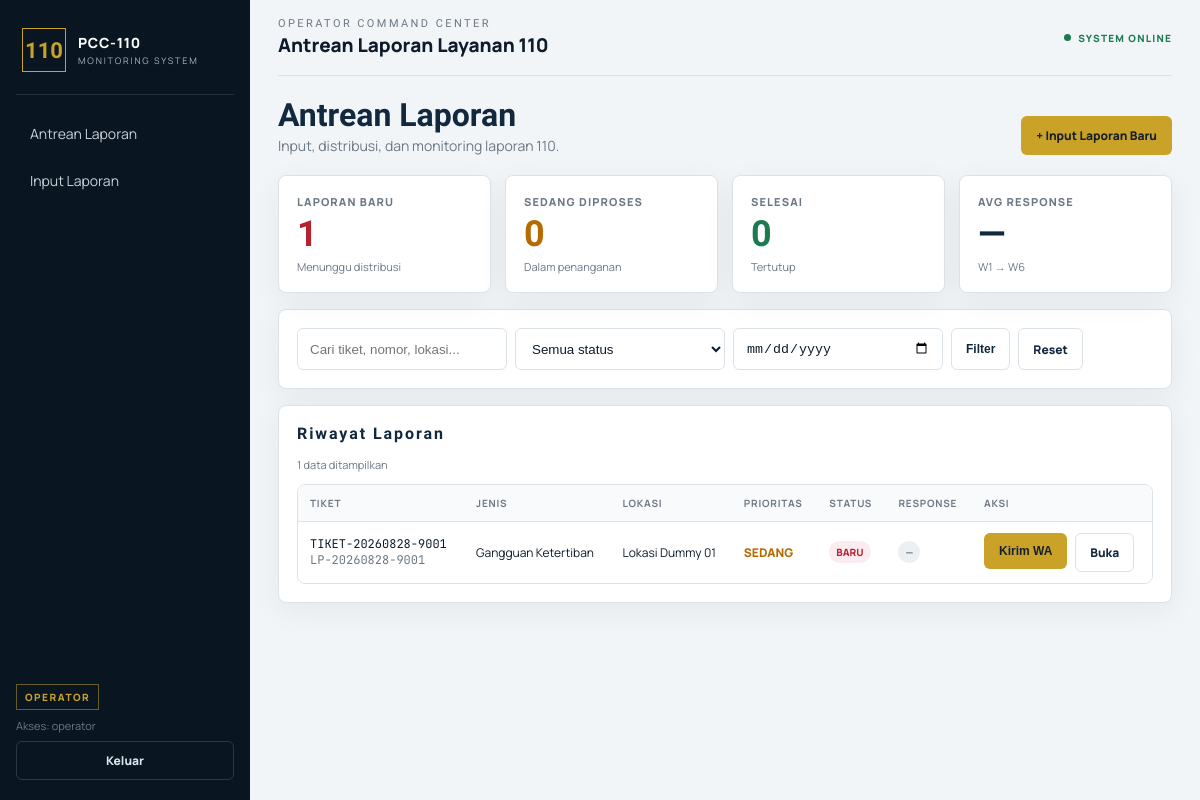
Page /operator/dashboard.php (signed in) on the committed database.
### tables this page shows
CREATE TABLE IF NOT EXISTS laporan (
  id INT AUTO_INCREMENT PRIMARY KEY,
  tiket VARCHAR(30) NOT NULL UNIQUE,
  nomor_laporan VARCHAR(30) NOT NULL UNIQUE,
  token_akses VARCHAR(64) NOT NULL UNIQUE,
  lokasi TEXT NOT NULL,
  jenis_kejadian VARCHAR(100) NOT NULL,
  prioritas ENUM('tinggi','sedang','rendah') NOT NULL,
  deskripsi TEXT NULL,
  waktu_laporan DATETIME NOT NULL,
  waktu_input DATETIME NOT NULL,
  waktu_kirim DATETIME NULL,
  waktu_buka DATETIME NULL,
  waktu_berangkat DATETIME NULL,
  waktu_tiba DATETIME NULL,
  waktu_selesai DATETIME NULL,
  hasil TEXT NULL,
  tanda_tangan VARCHAR(255) NULL,
  status ENUM('baru','proses','selesai') NOT NULL DEFAULT 'baru',
  regu_id INT NULL,
  created_at TIMESTAMP DEFAULT CURRENT_TIMESTAMP,
  INDEX idx_laporan_status(status),
  INDEX idx_laporan_created(created_at),
  INDEX idx_laporan_prioritas(prioritas),
  CONSTRAINT fk_laporan_regu FOREIGN KEY (regu_id) REFERENCES regu(id) ON DELETE SET NULL
);

### includes/auth.php (called while the page is built, shortened)
<?php
require_once __DIR__ . '/db.php';
require_once __DIR__ . '/functions.php';
function current_user(): ?array {
    return $_SESSION['user'] ?? null;
}

### includes/functions.php (called while the page is built, shortened)
<?php
require_once __DIR__ . '/db.php';
function e(?string $value): string {
    return htmlspecialchars((string)$value, ENT_QUOTES, 'UTF-8');
}
function seconds_between(?string $a, ?string $b): ?int {
    if (!$a || !$b) return null;
    $x = strtotime($a); $y = strtotime($b);
    return $y >= $x ? $y - $x : null;
}
function duration_human(?int $seconds): string {
    if ($seconds === null) return '—';
    $m = intdiv($seconds % 3600, 60);
    $s = $seconds % 60;
    return sprintf('%02dm %02ds', $m, $s);
}
function response_seconds(array $row): ?int {
    return seconds_between($row['waktu_laporan'] ?? null, $row['waktu_tiba'] ?? null);
}
function sla_class(?int $seconds): string {
    if ($seconds === null) return 'muted';
    return 'alert';
}

### includes/db.php (called while the page is built, shortened)
<?php
function db(): PDO {
    static $pdo = null;
    if ($pdo instanceof PDO) return $pdo;
    $dsn = 'mysql:host=' . DB_HOST . ';port=' . DB_PORT . ';dbname=' . DB_NAME . ';charset=utf8mb4';
    $pdo = new PDO($dsn, DB_USER, DB_PASS, [
        PDO::ATTR_ERRMODE => PDO::ERRMODE_EXCEPTION,
        PDO::ATTR_DEFAULT_FETCH_MODE => PDO::FETCH_ASSOC,
        PDO::ATTR_EMULATE_PREPARES => false,
    ]);
    return $pdo;
}

### operator/dashboard.php (the view, shortened to what this page needs)
<?php
require_once __DIR__ . '/../includes/auth.php';
$q = trim($_GET['q'] ?? '');
$status = $_GET['status'] ?? '';
$date = $_GET['date'] ?? '';
$sql = "SELECT l.* FROM laporan l WHERE 1=1";
$params = [];
$sql .= " ORDER BY l.created_at DESC LIMIT 100";
$stmt = db()->prepare($sql); $stmt->execute($params); $reports = $stmt->fetchAll();
$stats = db()->query("SELECT
 SUM(status='baru') baru, SUM(status='proses') proses, SUM(status='selesai') selesai,
 AVG(CASE WHEN waktu_laporan IS NOT NULL AND waktu_tiba IS NOT NULL THEN TIMESTAMPDIFF(SECOND,waktu_laporan,waktu_tiba) END) avg_response
 FROM laporan")->fetch();
$page_title = 'Antrean Laporan Layanan 110';
require __DIR__ . '/../includes/header.php';
?>
<div class="page-head">
  <div><h1>Antrean Laporan</h1><p>Input, distribusi, dan monitoring laporan 110.</p></div>
  <a class="btn btn-gold" href="/pcc-110/operator/laporan-baru.php">+ Input Laporan Baru</a>
</div>
<div class="grid grid-4">
  <div class="card stat alert"><span class="stat-label">Laporan Baru</span><span class="stat-value"><?= (int)$stats['baru'] ?></span><span class="stat-note">Menunggu distribusi</span></div>
  <div class="card stat warn"><span class="stat-label">Sedang Diproses</span><span class="stat-value"><?= (int)$stats['proses'] ?></span><span class="stat-note">Dalam penanganan</span></div>
  <div class="card stat ok"><span class="stat-label">Selesai</span><span class="stat-value"><?= (int)$stats['selesai'] ?></span><span class="stat-note">Tertutup</span></div>
  <div class="card stat"><span class="stat-label">Avg Response</span><span class="stat-value"><?= $stats['avg_response']!==null ? e(duration_human((int)$stats['avg_response'])) : '—' ?></span><span class="stat-note">W1 → W6</span></div>
</div>
<div class="card" style="margin-top:16px">
  <form class="filters" method="get">
    <input name="q" placeholder="Cari tiket, nomor, lokasi..." value="<?= e($q) ?>">
    <select name="status"><option value="">Semua status</option><?php foreach(['baru','proses','selesai'] as $s): ?><option value="<?= $s ?>" <?= $status===$s?'selected':'' ?>><?= strtoupper($s) ?></option><?php endforeach; ?></select>
    <input type="date" name="date" value="<?= e($date) ?>">
    <button class="btn btn-outline">Filter</button>
    <a class="btn btn-outline" href="/pcc-110/operator/dashboard.php">Reset</a>
  </form>
</div>
<div class="card" style="margin-top:16px">
  <div class="page-head" style="margin-bottom:12px"><div><h2>Riwayat Laporan</h2><p class="small muted"><?= count($reports) ?> data ditampilkan</p></div></div>
  <div class="table-wrap">
    <table class="table">
      <thead><tr><th>Tiket</th><th>Jenis</th><th>Lokasi</th><th>Prioritas</th><th>Status</th><th>Response</th><th>Aksi</th></tr></thead>
      <tbody>
      <?php foreach ($reports as $r): $rs=response_seconds($r); ?>
        <tr>
          <td class="mono"><?= e($r['tiket']) ?><br><span class="muted"><?= e($r['nomor_laporan']) ?></span></td>
          <td><?= e($r['jenis_kejadian']) ?></td>
          <td><?= e($r['lokasi']) ?></td>
          <td class="priority-<?= $r['prioritas']==='tinggi'?'high':($r['prioritas']==='sedang'?'mid':'low') ?>"><?= strtoupper(e($r['prioritas'])) ?></td>
          <td><span class="badge <?= $r['status']==='selesai'?'ok':($r['status']==='proses'?'warn':'alert') ?>"><?= strtoupper(e($r['status'])) ?></span></td>
          <td><span class="badge <?= sla_class($rs) ?>"><?= duration_human($rs) ?></span></td>
          <td>
  <div class="actions">
    <?php if(!$r['waktu_kirim']): ?>
    <form method="post" action="/pcc-110/operator/kirim-wa.php" target="_blank">
      <button class="btn btn-gold">Kirim WA</button>
    </form>
    <?php else: ?><span class="badge ok">WA TERKIRIM</span><?php endif; ?>
    <a class="btn btn-outline" href="/pcc-110/pamapta/detail.php?token=<?= e($r['token_akses']) ?>" target="_blank">Buka</a>
  </div>
</td>
        </tr>
      <?php endforeach; ?>
      </tbody>
    </table>
  </div>
</div>
<?php require __DIR__ . '/../includes/footer.php'; ?>

### includes/header.php (shortened to what this page needs)
<?php
require_once __DIR__ . '/auth.php';
$user = current_user();
$current = basename($_SERVER['PHP_SELF']);
?>
<!doctype html>
<html lang="id">
<head>
<link rel="stylesheet" href="/pcc-110/assets/css/app.css">
</head>
<body>
<div class="app-shell">
<?php if ($user): ?>
<aside class="sidebar">
  <div class="brand">
    <div class="brand-mark">110</div>
    <div><div class="brand-title">PCC-110</div><div class="brand-sub">MONITORING SYSTEM</div></div>
  </div>
  <nav class="nav">
    <?php if ($user['role'] === 'operator'): ?>
      <a class="<?= str_contains($current,'operator') ? 'active':'' ?>" href="/pcc-110/operator/dashboard.php">Antrean Laporan</a>
      <a href="/pcc-110/operator/laporan-baru.php">Input Laporan</a>
    <?php elseif ($user['role'] === 'pimpinan'): ?>
      <a class="<?= str_contains($current,'pimpinan') ? 'active':'' ?>" href="/pcc-110/pimpinan/dashboard.php">Dashboard Monitoring</a>
    <?php endif; ?>
  </nav>
  <div class="sidebar-foot">
    <div class="role-chip"><?= e(strtoupper($user['role'])) ?></div>
    <div class="muted small">Akses: <?= e($user['username']) ?></div>
    <a class="btn btn-ghost btn-block" href="/pcc-110/operator/logout.php">Keluar</a>
  </div>
</aside>
<?php endif; ?>
<main class="<?= $user ? 'main' : 'main public-main' ?>">
<?php if ($user): ?>
<header class="topbar">
  <div>
    <div class="eyebrow"><?= $user['role']==='operator' ? 'OPERATOR COMMAND CENTER' : 'MONITORING PIMPINAN' ?></div>
    <div class="topbar-title"><?= e($page_title ?? APP_TITLE) ?></div>
  </div>
  <div class="status-live"><span></span> SYSTEM ONLINE</div>
</header>
<?php endif; ?>

### includes/footer.php (shortened to what this page needs)
</main>
</div>
</body>
</html>

### rows in the picture
laporan: tiket "TIKET-20260828-9001", nomor_laporan "LP-20260828-9001", jenis_kejadian "Gangguan Ketertiban", lokasi "Lokasi Dummy 01", prioritas "SEDANG", status "BARU", rs "—"

### other values in the picture
$user['role'] "OPERATOR"
$user['username'] "operator"
$page_title "Antrean Laporan Layanan 110"
$stats['baru'] "1"
$stats['proses'] "0"
$stats['selesai'] "0"
count($reports) "1"
